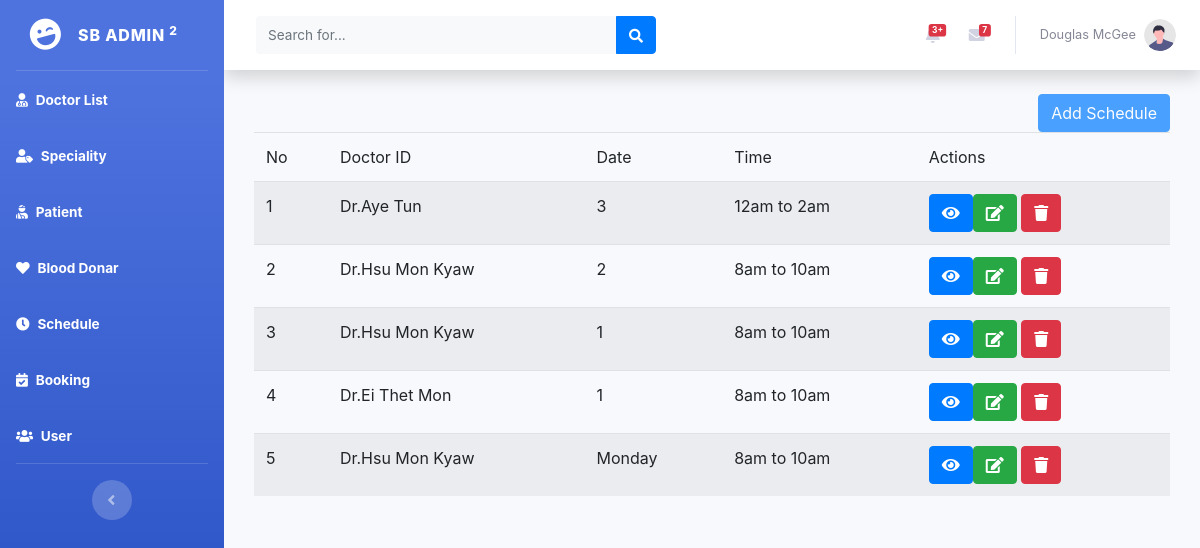
Page /backend/scheduleindex.php on the committed database.
### tables this page shows
CREATE TABLE `doctor` (
  `id` int(11) NOT NULL,
  `name` varchar(255) NOT NULL,
  `email` varchar(255) NOT NULL,
  `phone` varchar(20) NOT NULL,
  `address` varchar(255) NOT NULL,
  `degree` varchar(255) NOT NULL,
  `experience` varchar(255) NOT NULL,
  `image` longtext NOT NULL,
  `speciality` int(11) NOT NULL
);

CREATE TABLE `schedules` (
  `id` int(11) NOT NULL,
  `doctorid` varchar(255) NOT NULL,
  `dayname` varchar(255) NOT NULL,
  `time` varchar(255) NOT NULL
);

### backend/include/dbconn.php (called while the page is built, shortened)
<?php
class Database
{
	private static $dbHost='localhost';
	private static $dbName='hospital';
	private static $dbUserName='root';
	private static $dbPassword='';
	private static $cont=null;
	public static function connect(){
	if (null== self::$cont) {
		try{
			self::$cont=new PDO("mysql:host=".self::$dbHost.";"."dbname=".self::$dbName,self::$dbUserName,self::$dbPassword);
		}
		catch (PDOException $e){
			die($e->getMessage());
		}
	}
	return self::$cont;
}
}
?>

### backend/model/schedule.php (called while the page is built, shortened)
<?php
include_once('include/dbconn.php');
class Schedule{
    public function show(){
     $this->pdo=Database::connect();
        $this->pdo->setAttribute(PDO::ATTR_ERRMODE,PDO::ERRMODE_EXCEPTION);
            $sql="select * from schedules";
            $stmt=$this->pdo->prepare($sql);
            $stmt->execute();
            $results = $stmt -> fetchAll(PDO::FETCH_ASSOC);
            return $results;
    }
}
?>

### backend/controller/schedulecontroller.php (called while the page is built, shortened)
<?php
    include_once("model/schedule.php");
    class ScheduleController extends Schedule{
        public function showSchedule(){
        return	$this->show();
        }
    }
?>

### backend/model/doctor.php (called while the page is built, shortened)
<?php
include_once('include/dbconn.php');
class Doctor
{
public function name($doctor){
	$this->pdo=Database::connect();
	$this->pdo->setAttribute(PDO::ATTR_ERRMODE,PDO::ERRMODE_EXCEPTION);
	$sql="select * from doctor where id=:info";
	$stmt=$this->pdo->prepare($sql);
	$stmt->bindParam(':info',$doctor);
	$stmt -> execute();
	$results = $stmt -> fetchAll(PDO::FETCH_ASSOC);
	return $results;
}
}
?>

### backend/controller/doctorcontroller.php (called while the page is built, shortened)
<?php
include_once('model/doctor.php');
class DoctorController extends Doctor{
public function doctorname($doctor){
	return $this->name($doctor);
}
}
?>

### backend/scheduleindex.php (the view, shortened to what this page needs)
<!DOCTYPE html>
<html lang="en">
<head>
	<link rel="stylesheet" href="https://cdnjs.cloudflare.com/ajax/libs/font-awesome/4.7.0/css/font-awesome.min.css">
    <link href="vendor/fontawesome-free/css/all.min.css" rel="stylesheet" type="text/css">
    <link href="css/sb-admin-2.min.css" rel="stylesheet">
    <link href="css/bootstrap.css" rel="stylesheet">
</head>
<body id="page-top">
    <div id="wrapper">
        <ul class="navbar-nav bg-gradient-primary sidebar sidebar-dark accordion" id="accordionSidebar">
            <a class="sidebar-brand d-flex align-items-center justify-content-center" href="index.php">
                <div class="sidebar-brand-icon rotate-n-15">
                    <i class="fas fa-laugh-wink"></i>
                </div>
                <div class="sidebar-brand-text mx-3">SB Admin <sup>2</sup></div>
            </a>
            <hr class="sidebar-divider my-0">
            <li class="nav-item active">
                <a class="nav-link" href="doctorindex.php">
                    <i class="fas fa-user-md"></i>
                    <span>Doctor List</span></a>
            </li>
            <li class="nav-item active">
                <a class="nav-link" href="categoryindex.php">
                    <i class="fas fa-user-tag"></i>
                    <span>Speciality</span></a>
            </li>
            <li class="nav-item active">
                <a class="nav-link" href="patientindex.php">
                    <i class="fas fa-user-injured"></i>
                    <span>Patient</span></a>
            </li>
            <li class="nav-item active">
                <a class="nav-link" href="bloodindex.php">
                    <i class="fa fa-heart"></i>
                    <span>Blood Donar</span></a>
            </li>
            <li class="nav-item active">
                <a class="nav-link" href="scheduleindex.php">
                    <i class="fas fa-clock"></i>
                    <span>Schedule</span></a>
			</li>
			<li class="nav-item active">
                <a class="nav-link" href="bookingindex.php">
                <i class="fas fa-calendar-check"></i>
                    <span>Booking</span></a>
            </li>
            <li class="nav-item active">
                <a class="nav-link" href="bookingregindex.php">
                <i class="fas fa-users"></i>
                    <span>User</span></a>
            </li>
            <hr class="sidebar-divider d-none d-md-block">
            <div class="text-center d-none d-md-inline">
                <button class="rounded-circle border-0" id="sidebarToggle"></button>
            </div>
        </ul>
        <div id="content-wrapper" class="d-flex flex-column">
            <div id="content">
                <nav class="navbar navbar-expand navbar-light bg-white topbar mb-4 static-top shadow">
                    <form
                        class="d-none d-sm-inline-block form-inline mr-auto ml-md-3 my-2 my-md-0 mw-100 navbar-search">
                        <div class="input-group">
                            <input type="text" class="form-control bg-light border-0 small" placeholder="Search for..."
                                aria-label="Search" aria-describedby="basic-addon2">
                            <div class="input-group-append">
                                <button class="btn btn-primary" type="button">
                                    <i class="fas fa-search fa-sm"></i>
                                </button>
                            </div>
                        </div>
                    </form>
                    <ul class="navbar-nav ml-auto">
                        <li class="nav-item dropdown no-arrow mx-1">
                            <a class="nav-link dropdown-toggle" href="#" id="alertsDropdown" role="button"
                                data-toggle="dropdown" aria-haspopup="true" aria-expanded="false">
                                <span class="badge badge-danger badge-counter">3+</span>
                            </a>
                        </li>
                        <li class="nav-item dropdown no-arrow mx-1">
                            <a class="nav-link dropdown-toggle" href="#" id="messagesDropdown" role="button"
                                data-toggle="dropdown" aria-haspopup="true" aria-expanded="false">
                                <i class="fas fa-envelope fa-fw"></i>
                                <span class="badge badge-danger badge-counter">7</span>
                            </a>
                        </li>
                        <li class="nav-item dropdown no-arrow">
                            <a class="nav-link dropdown-toggle" href="#" id="userDropdown" role="button"
                                data-toggle="dropdown" aria-haspopup="true" aria-expanded="false">
                                <span class="mr-2 d-none d-lg-inline text-gray-600 small">Douglas McGee</span>
                                <img class="img-profile rounded-circle"
                                    src="img/undraw_profile.svg">
                            </a>
                        </li>
                    </ul>
                </nav>
                <div class="container-fluid">
					<?php
include_once("controller/schedulecontroller.php");
$schedule_control=new ScheduleController();
$results=$schedule_control->showSchedule();
?>
<div class="container">
<div class='float-right' style="opacity: 0.7;">
    <a href='addschedule.php' class='btn btn-primary pull-right'>Add Schedule</a>
</div>
 <table class="table table-striped">
<thead>
<tr>
<td>No</td>
<td>Doctor ID</td>
<td>Date</td>
<td>Time</td>
<td>Actions</td>
</tr>
</thead>
<tbody>
<?php
$i=1;
foreach($results as $result)
{
    $doctor=$result['doctorid'];
    include_once("controller/doctorcontroller.php");
$doctor_control=new DoctorController();
$dresults=$doctor_control->doctorname($doctor);
foreach($dresults as $dresult)
{
 ?>
<tr>
<td><?php echo $i++?> </td>
<td><?php echo $dresult['name'];?> </td>
<td><?php echo $result['dayname'];?> </td>
<td><?php echo $result['time'];?> </td>
<td><a class="btn btn-primary" href="scheduleview.php?id=<?php echo $result['id'];?>" ><i class="fa fa-eye"></i></a><a class="btn btn-success" href="scheduleedit.php?id=<?php echo $result['id'];?>"><i class="fa fa-edit"></i></a> <a class="btn btn-danger" onclick="return deleteuser(<?php echo $result['id'];?>);"><i class="fa fa-trash"></i></a></td>
</tr>
<?php
}
}
?>
</tbody>
</table>
</div>
</div>
                </div>
            </div>
        </div>
</body>
</html>

### rows in the picture
schedules: dayname "3", time "12am to 2am"
doctor: name "Dr.Aye Tun"
schedules: dayname "2", time "8am to 10am"
doctor: name "Dr.Hsu Mon Kyaw"
schedules: dayname "1", time "8am to 10am"
schedules: dayname "1", time "8am to 10am"
doctor: name "Dr.Ei Thet Mon"
schedules: dayname "Monday", time "8am to 10am"
